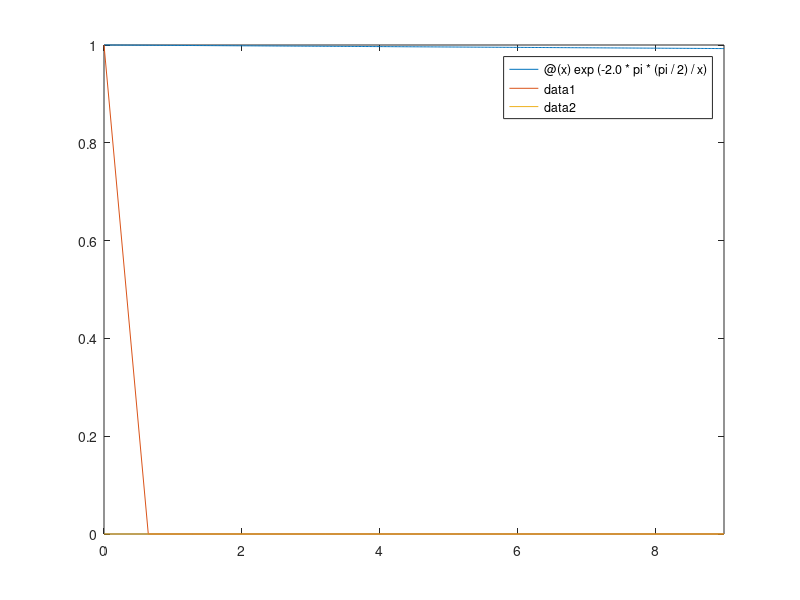

This figure's MATLAB source:
clc;
clear;
% Exercise 9.2
% Consider the mass-spring-damper system illustrated below with dynamics

m = 1;
k = 2;
c = 3;

A = [0 1;
     -k/m -c/m];
 
B = [0; 1/m];


C1 = [B A*B];


% 1. Transform the system to discrete time, with a sampling time of 0.05 s
% To discretize the state space model we're using built in matlab functions:
T = 0.05;
% C is set to be a 0 matrix. This C is not the controllability matrix.
sys = ss(A,B,C1,0);
d_sys = c2d(sys,T)

% 2. Calculate a control sequence u(0), u(1) for the discrete time system 
% such that x(2) = [2;1], when x(0) = [0;0].

% Create the controllability matrix
C = [d_sys.B d_sys.A*d_sys.B]
% checking rank of matrix
detC = det(C);
% The determinant is -1.0766e-04. Therefore the matrix has full rank and is
% controllable

% IMPORTANT NOTE: The dimensions of the matrix/vector changes in regards to
% which vector is multiplied first. Fx 2x2 times 2x1 returns a 2x1 vector.
% A 2x1 times 2x2 returns a 2x2 matrix.
x2 = [2; 1]
u = inv(C)*x2;

% The vector returned gives us u_n at the top down to u_0 at the buttom.
u0 = u(2)
u1 = u(1)

x21 = d_sys.A*d_sys.B*u0 + d_sys.B*u1

finalsys = ss(d_sys.A, d_sys.B, C, 0, T)
% 3. Verify the control by simulating the system in MATLAB
figure
%lsim(finalsys, u, T)
% step(finalsys)

% figure
% step(sys)


n = 16;
derr = @(x) exp(-2.0*pi*(pi/2)/x);
terr = @(x) exp(-2*x*n);
err = @(x) exp(-pi*sqrt(2*n));
figure
fplot(derr, [0 9])
hold on
fplot(terr, [0 9])
fplot(err, [0 9])
